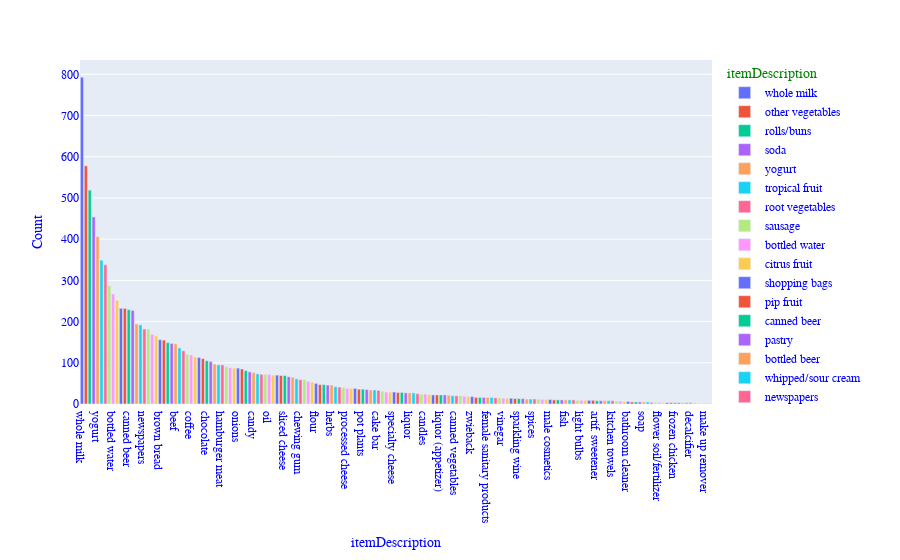

Notebook code for this chart:
### Code cell
bar_graph(test_data,'itemDescription')
